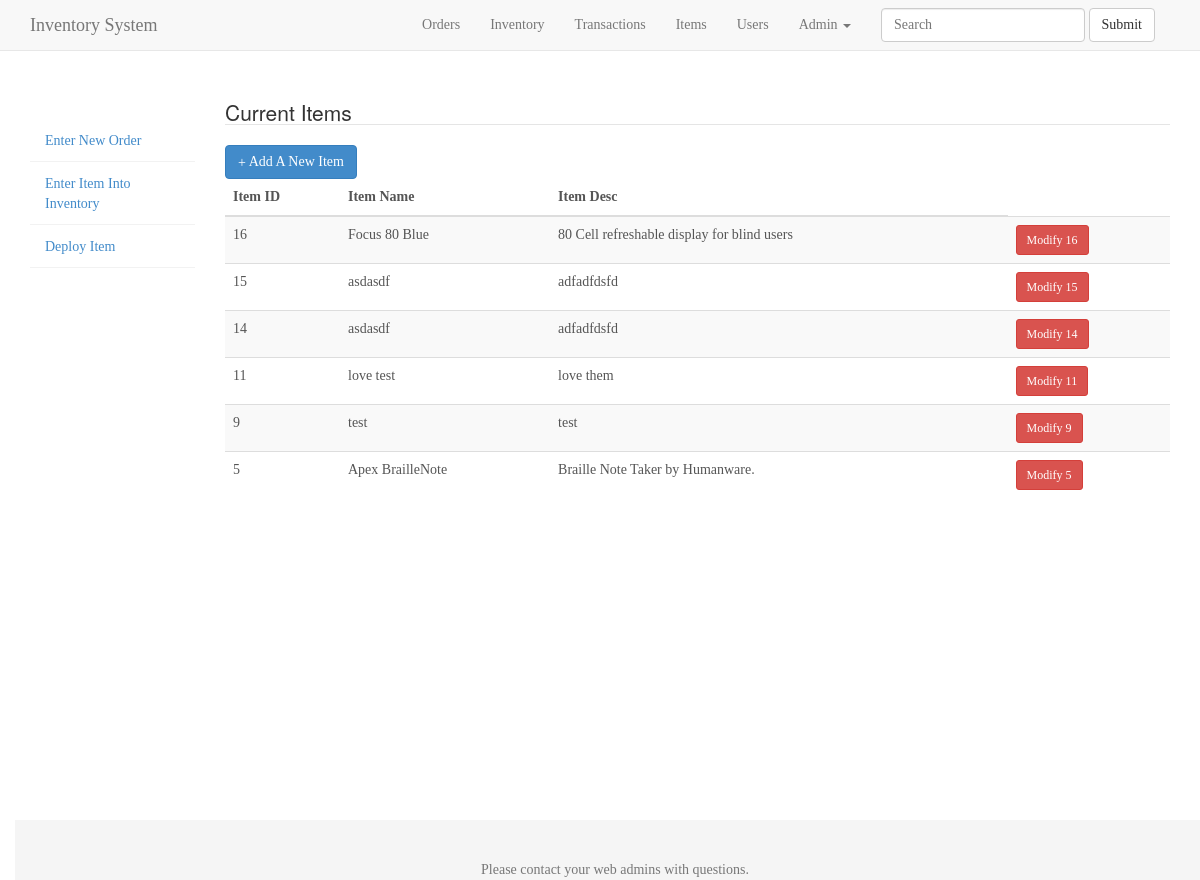
The app's page /main/items.php with its own data.
### tables this page shows
CREATE TABLE IF NOT EXISTS `inventory` (
`item_id` int(50) NOT NULL,
  `item_name` varchar(50) DEFAULT NULL,
  `item_desc` varchar(100) DEFAULT NULL,
  `barcode` varchar(50) NOT NULL,
  `serial` varchar(50) DEFAULT NULL,
  `instock` int(20) DEFAULT '0'
);

### libraries/Database.php (called while the page is built, shortened)
<?php
class Database{
	public $host = DB_HOST;
	public $username = DB_USER;
	public $password = DB_PASS;
	public $db_name = DB_NAME;
	public $link;
	private function connect(){
		$this->link = new mysqli($this->host, $this->username, $this->password, $this->db_name);
	}
	public function select($query){
		$result = $this->link->query($query) or die($this->link->error.__LINE__);
		if($result->num_rows > 0){
			return $result;
		} else{
			return false;
		}
	}
}

### main/items.php (the view)
<?php include '../includes/header.php' ?>
<?php
  $db = new Database();
  if(isset($_GET['inventory'])){
      $inventory = $_GET['inventory'];
      $query = "SELECT * FROM inventory WHERE inventory = ".$inventory . " ORDER BY id DESC";
      $posts = $db->select($query);
    } else{
      $query = "SELECT * FROM inventory
                ORDER by item_id DESC";
      $inventory = $db->select($query);
    }
?>
    <h1><legend>Current Items</legend></h1>
      <button type="submit" onclick="window.location.href='../action/addItem.php'" class="btn btn-primary">
        <span class="glyphicon glyphicon-plus"></span>  Add A New Item
      </button>
    <table summary="items" class="table table-striped">
      <thead>
        <th>Item ID</th>
        <th>Item Name</th>
        <th>Item Desc</th>
      </thead>
  <?php if($inventory) : ?>
    <?php while($row = $inventory->fetch_assoc()) : ?>
        <tr>
          <td><?php echo $row['item_id'] ; ?></td>
          <td><?php echo $row['item_name'] ; ?></td>
          <td><?php echo $row['item_desc'] ; ?></td>
          <td><button type="button" class="btn btn-sm  btn-danger" onclick="window.location.href='../action/editInventory.php?item_id=<?php echo urlencode($row['item_id']); ?>'" >Modify <?php echo $row['item_id'];?></button></td>
        </tr>
  <?php endwhile; ?>
        </table>
  <?php else : ?>
    <p>There are no inventory yet</p>
  <?php endif; ?>
<?php include '../includes/footer.php' ?>

### css/styles.css (style rules this page uses)
body { font-family: Georgia, "Times New Roman", Times, serif; color: #555; }
h1, .h1, h2, .h2, h3, .h3, h4, .h4, h5, .h5, h6, .h6 { margin-top: 0; font-family: "Helvetica Neue", Helvetica, Arial, sans-serif; font-weight: normal; color: #333; }

### css/stickyfooter.css (style rules this page uses)
html { position: relative; min-height: 100%; }
body { margin-bottom: 60px; }

### records on screen
inventory: item_id "16", item_name "Focus 80 Blue", item_desc "80 Cell refreshable display for blind users"
inventory: item_id "15", item_name "asdasdf", item_desc "adfadfdsfd"
inventory: item_id "14", item_name "asdasdf", item_desc "adfadfdsfd"
inventory: item_id "11", item_name "love test", item_desc "love them"
inventory: item_id "9", item_name "test", item_desc "test"
inventory: item_id "5", item_name "Apex BrailleNote", item_desc "Braille Note Taker by Humanware."
